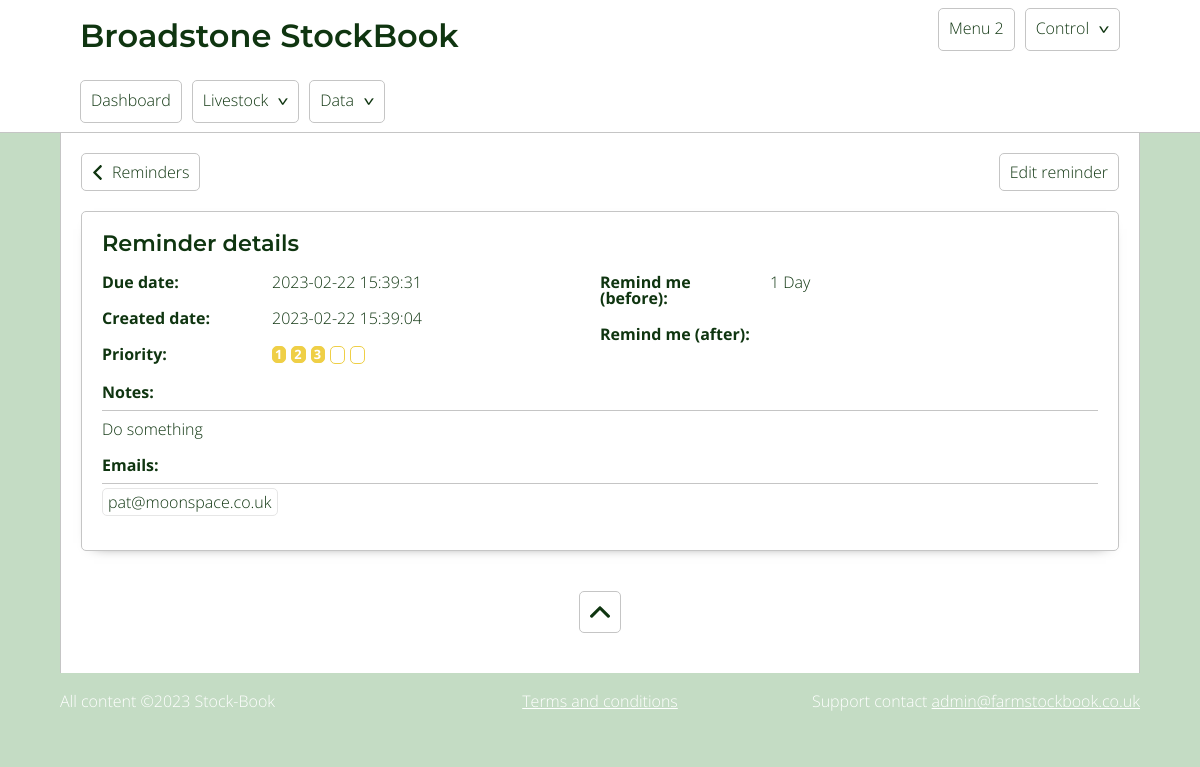
Page /reminders.php?id=1 on the committed database.
### tables this page shows
CREATE TABLE `reminders` (
  `id` int(11) NOT NULL,
  `created_date` timestamp NOT NULL DEFAULT current_timestamp(),
  `reminder_date` timestamp NOT NULL DEFAULT current_timestamp(),
  `priority` int(11) NOT NULL,
  `description` text NOT NULL,
  `emails` text NOT NULL,
  `remindMe_before` varchar(400) NOT NULL,
  `remindMe_after` varchar(400) NOT NULL,
  `completed` tinyint(1) NOT NULL DEFAULT 0
);

### includes/classes/reminders.class.php (the view, shortened to what this page needs)
<?php
    class Reminders extends Db{
            public function singleReminder($site_data, $id, $return){
                    $query = "SELECT * FROM reminders WHERE id = :id";
                    $sql = self::$conn -> prepare($query);
                    $sql -> bindParam(":id", $id);
                    $sql -> execute();
                    $row = $sql -> fetch();
                    $priority = $this -> createPriority($row['priority'], 'span');
                    $emailArray = explode(",",$row['emails']);
                    $emails = '';
                    if($emailArray[0] != ''){
                        foreach($emailArray as $email){
                            $emails .= "<span>$email</span>";
                        }
                    }
                    $data = '';
                    $data .= "<p class='controls'>";
                        $data .= "<a href='$site_data[site_root]/reminders' class='back'>Reminders</a>";
                        $data .= "<a class='right_aligned js_edit_btn' data-editid='$id' data-edittype='reminder' data-form='edit_reminder'>Edit reminder</a>";
                    $data .= "</p>";
                    $data .= "<div class='card reminderCard'>";
                        $data .= "<h2>Reminder details</h2>";
                        $data .= "<div class='col_2'>";
                            $data .= "<div>";
                                $data .= "<p><label>Due date:</label>$row[reminder_date]</p>";
                                $data .= "<p><label>Created date:</label>$row[created_date]</p>";
                                $data .= "<p><label>Priority:</label>$priority</p>";
                            $data .= "</div>";
                            $data .= "<div>";
                                $data .= "<p><label>Remind me (before):</label>$row[remindMe_before]</p>";
                                $data .= "<p><label>Remind me (after):</label>$row[remindMe_after]</p>";
                            $data .= "</div>";
                        $data .= "</div>";
                        $data .= "<div>";
                            $data .= "<p class='fullWidth'><label>Notes:</label>$row[description]</p>";
                            $data .= "<p class='fullWidth emailDetails'><label>Emails:</label>$emails</p>";
                        $data .= "</div>";
                    $data .= "</div>";
                    if($return == 'echo'){
                        echo $data;
                    }else{
                        return $data;
                    }
            }
            private function createPriority($priority, $return){
                switch(true){
                    case $priority == 3:
                        $colour = 'amber';
                    break;
                }
                if($return == 'span'){
                    $data = "<span class='priority $colour'>";
                }else{
                    $data = "<p class='priority $colour'>";
                }
                for( $i=0; $i<5; $i++ ){
                    $display = $i + 1;
                    if( $priority > $i ){
                        $data .= "<span>$display</span>";
                    }else{
                        $data .= "<span class='blank'></span>";
                    }
                }
                if($return == 'span'){
                    $data .= "</span>";
                }else{
                    $data .= "</p>";
                }
                return $data;
            }
    }
?>

### includes/style/style.css (style rules this page uses)
a,abbr,acronym,address,applet,article,aside,audio,b,big,blockquote,body,canvas,caption,center,cite,code,dd,del,details,dfn,div,dl,dt,em,embed,fieldset,figcaption,figure,footer,form,h1,h2,h3,h4,h5,h6,header,hgroup,html,i,iframe,img,ins,kbd,label,legend,li,mark,menu,nav,object,ol,output,p,pre,q,ruby,s,samp,section,small,span,strike,strong,sub,summary,sup,table,tbody,td,tfoot,th,thead,time,tr,tt,u,ul,var,video { margin:0;padding:0;border:0;font-size:100%;font:inherit;vertical-align:baseline }
body { line-height:1 }
body { font-family:Open Sans,sans-serif;font-weight:300;font-size:16px;background-color:#c4dcc4;color:#0f3510;overflow-y:scroll }
p { margin:0 0 20px }
p label { font-weight:700;width:170px;padding-right:10px;vertical-align:top;display:inline-block }
p.fullWidth label { display:block;width:auto;margin:0 0 10px;border-bottom:1px solid #c5c5c5;padding:0 0 10px }
* { box-sizing:border-box }
h1,h2,h3,h4,h5 { font-family:Montserrat,sans-serif;font-weight:600;margin-bottom:20px;max-width:90% }
h2 { font-size:1.4em }
a.back { display:inline-block;background-image:url(/assets/img/left-arrow.svg);background-repeat:no-repeat;background-size:15px;background-position:8px 50%;text-decoration:none;color:#0f3510;padding:10px 10px 10px 30px;border:1px solid #c5c5c5;border-radius:5px }
a.right_aligned { display:inline-block;text-decoration:none;color:#0f3510;padding:10px;border:1px solid #c5c5c5;border-radius:5px;float:right;cursor:pointer }
.col_2 { display:flex;flex-wrap:wrap }
.col_2 div { flex-basis:49% }
.col_2 div:first-child { margin-right:10px }
.card { padding:20px;margin:10px 0 40px;box-shadow:0 5px 14px -13px #000;border:1px solid #c5c5c5;border-radius:5px }
.priority.amber span { background-color:#efcf46;border:1px solid #efcf46 }
.priority span { display:inline-block;border-radius:5px;margin-right:5px;vertical-align:top;color:#fff;padding:2px 5px;font-size:.8em;font-weight:700 }
.priority span.blank { background:none;width:20px;height:21px }
label+.priority span { padding:3px 5px }
.col_2 .priority span { padding:1px 3px 1px 2px }
.col_2 .priority span.blank { width:15px;height:18px }
.emailDetails span { border:1px solid #e6e6e6;border-radius:5px;padding:2px 5px;margin-right:10px }

### rows in the picture
reminders: reminder_date "2023-02-22 15:39:31", created_date "2023-02-22 15:39:04", priority 3 (drawn), remindMe_before "1 Day", description "Do something", emails "pat@moonspace.co.uk"

### other values in the picture
$site_data[site_name] "Broadstone"
$display "1"
$display "2"
$display "3"
$date "2023"
